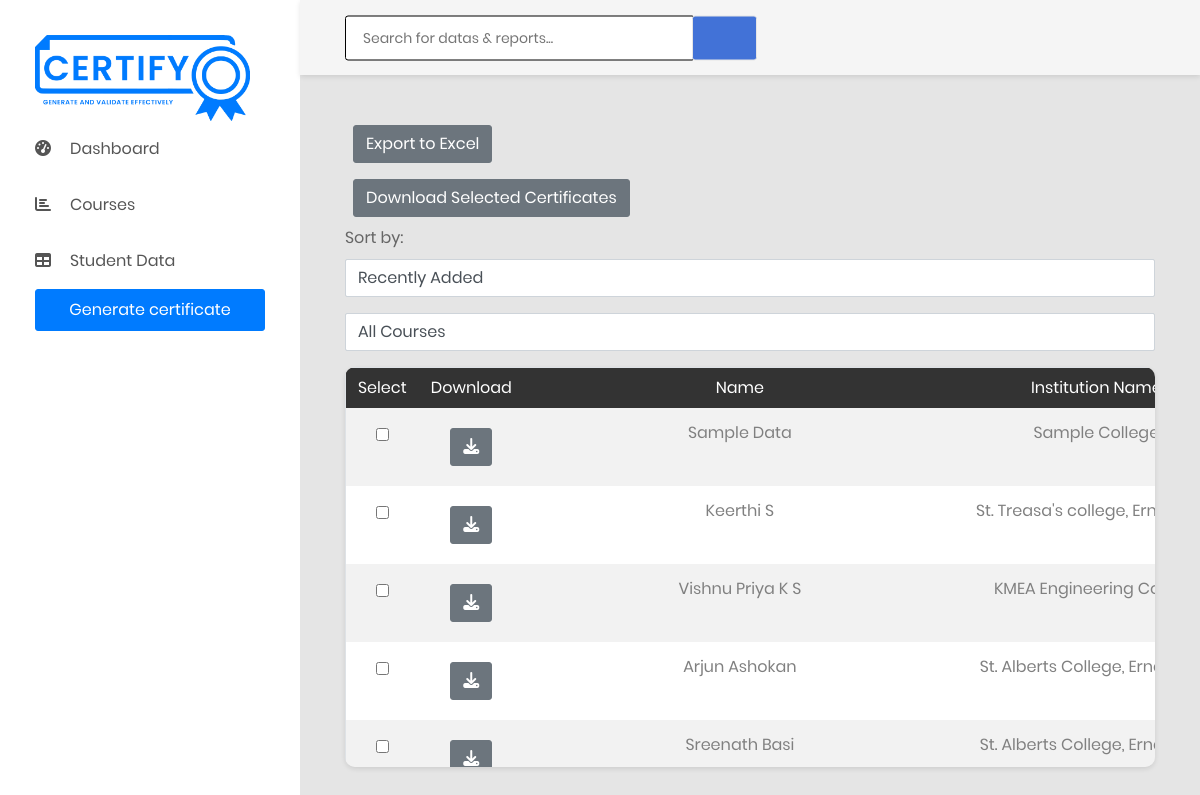
The app's page /certificate/display-student/ (signed in), older data.
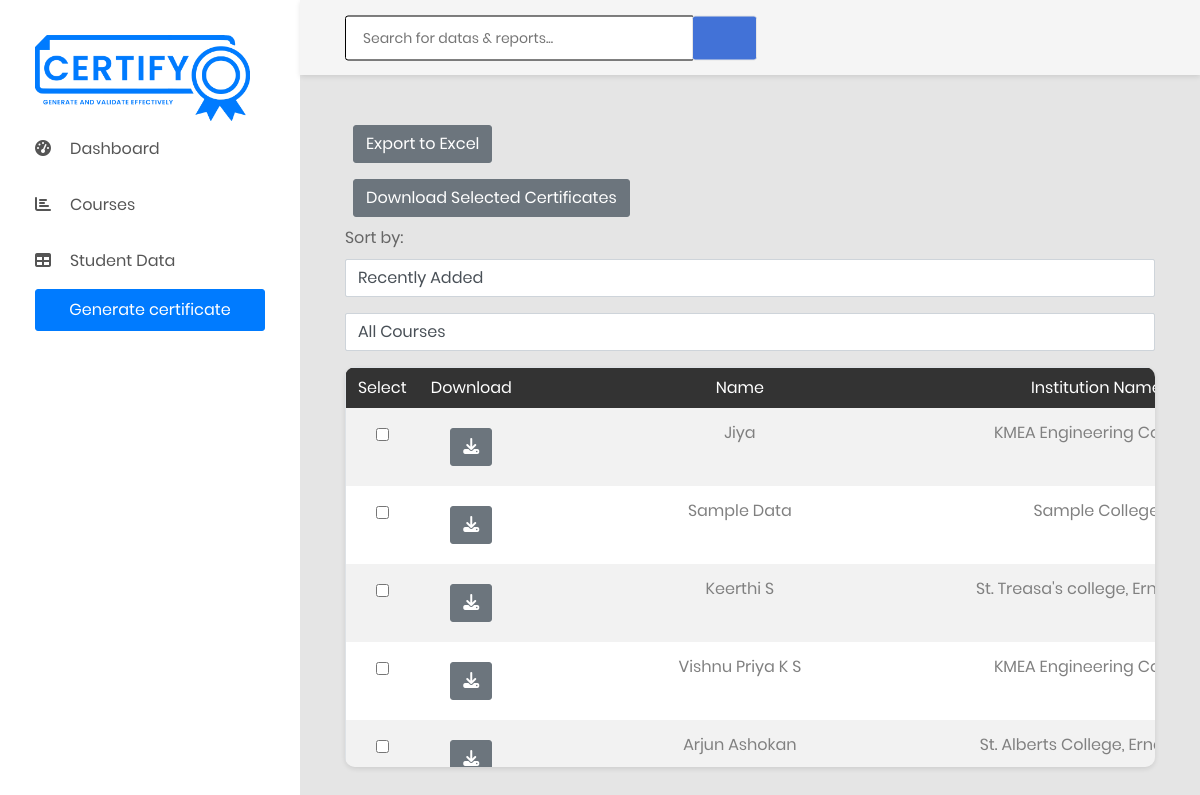
The same page, newer data.
### certificate_app/models.py (models this page shows, shortened)
class Student(models.Model):
    name = models.CharField(max_length=255, blank=True, default='')
    college_name = models.CharField(max_length=255, blank=True, default='')
    start_date = models.DateField(default=timezone.now)
    end_date = models.DateField(default=timezone.now)
    mentor_name = models.CharField(max_length=255, blank=True, default='')
    issued_date = models.DateField(default=timezone.now)
    certificate_type = models.ForeignKey(CertificateTypes, on_delete=models.CASCADE, related_name='students', null=True)
    course= models.ForeignKey(Course, on_delete=models.CASCADE, related_name='enrolled_students', null=True)
    created_at = models.DateTimeField( default=timezone.now)  # Add this field to store creation time
    certificate_number = models.CharField(max_length=20, null=True, blank=True)  # Changed field name to certificate_number

### certificate_app/views.py (the view)
# urls.py: path('display-student/', views.display_students, name='display_students'),
@login_required(login_url='login')
def display_students(request):
    students = Student.objects.all().order_by('-created_at')
    courses=Course.objects.all()
    certificate_types = CertificateTypes.objects.all()
    certificate_courses = {}
    for certificate_type_instance in certificate_types:
        certificate_type_pk = certificate_type_instance.pk
        current_courses = certificate_type_instance.courses.all()
        certificate_courses[certificate_type_pk] = current_courses
        for course_instance in current_courses:
            certificate_types_related_to_course = course_instance.certificate_types.all()
            for certificate_type_instance_related_to_course in certificate_types_related_to_course:
                certificate_type_pk_related_to_course = certificate_type_instance_related_to_course.pk
    current_year = datetime.now().strftime("%Y")
    for std in students:
        number = std.certificate_number
        current_year = datetime.now().strftime("%Y")
        certificate_number = f"SRC/{current_year}/{number}"
    print(certificate_number)
    context = {
        'students': students,
        'certificate_types': certificate_types,
        'courses': courses,
        'certificate_id_number': certificate_number,  # Include the certificate numbers in the context
    }
    return render(request, 'table.html', context)

### certificate_app/models.py (called while the page is built)
    def __str__(self):
        return self.course_name if self.course_name else ''

### templates/table.html (shortened to what this page needs)
{% extends 'base.html' %}
{% load static %}
{% block body %}
<div class="main-content">
    <div class="section__content section__content--p30">
        <div class="container">
            <div class="row">
                <div class="col-lg-12 text-justify">
                </div>
                <div class="col-lg-12">
                    <button class="btn btn-secondary m-2"  onclick="exportToExcel()">Export to Excel</button>
                    <form action="{% url 'download_selected_certificates' %}" method="post" class="mb-3">
                        <button type="submit" class="btn btn-secondary m-2">Download Selected Certificates</button>
                        <div class="mb-3">
                            <label for="sort_order">Sort by:</label>
                            <select id="sort_order" class="form-control" onchange="sortStudents()">
                                <option value="recent">Recently Added</option>
                            </select>
                        </div>
                        <div class="mb-3">
                            <select id="courseDropdown" class="form-control" onchange="filterStudents()">
                                <option value="">All Courses</option>
                            </select>
                        </div>
                        <div class="table-responsive table--no-card m-b-30">
                            <table class="table table-borderless table-striped table-earning">
                                <thead>
                                    <tr>
                                        <th>Select</th>
                                        <th>Download</th>
                                        <th>Name</th>
                                        <th>Institution Name</th>
                                    </tr>
                                </thead>
                                <tbody id="student_table_body">
                                    {% for student in students %}
                                        <tr>
                                            <td><input type="checkbox" name="selected_students" value="{{ student.id }}" class="m-2"></td>
                                            <td>
                                                <a href="{% url 'render_pdf' student.id %}"
                                                class="btn btn-secondary m-2"><i class="fas fa-download"></i>
                                            </a>
                                            </td>
                                            <td>{{ student.name }}</td>
                                            <td>{{ student.college_name }}</td>
                                        </tr>
                                    {% endfor %}
                                </tbody>
                            </table>
                        </div>
                    </form>
                </div>
            </div>
        </div>
    </div>
</div>
{% endblock %}

Row changes from the older to the newer data that the page shows:
no longer on this page (row unchanged): Student: name "Sreenath Basi", college_name "St. Alberts College,…"
added Student: name "Jiya", college_name "KMEA Engineering…"
